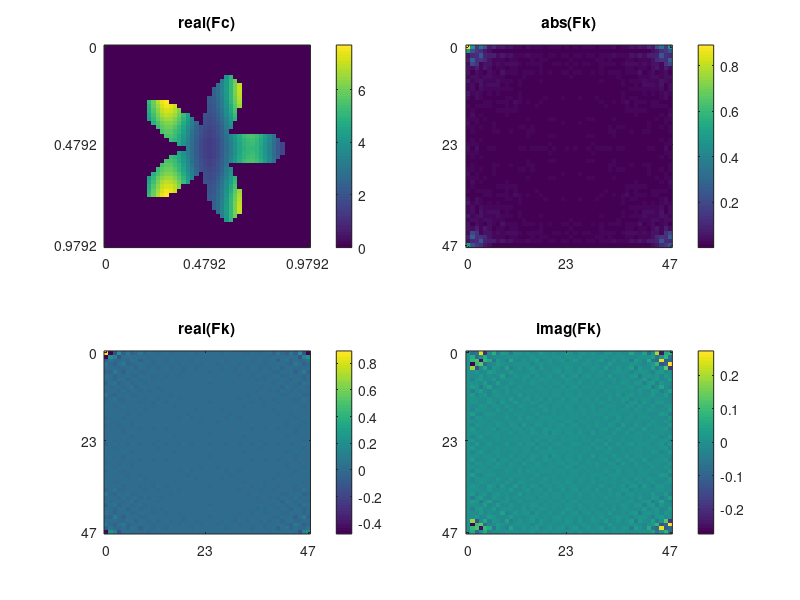

Here is the MATLAB script that generated this plot:
% test 2d-fourier transform on realistic image ; 

ng = 48; cmax = 1;
xg = linspace(0,cmax,ng+1); xg = xg(1:end-1); dx = mean(diff(xg));
kg = (0:ng-1)/cmax; dk = mean(diff(kg));
[Xc,Yc] = meshgrid(xg,xg);
Rc = sqrt((Xc-cmax/2).^2 + (Yc-cmax/2).^2); Wc = atan2(Yc-cmax/2,Xc-cmax/2);
sx=0.1;mx=0.3;sy=0.2;my=0.2;tmp_a = 1/(2*pi*cmax*sx*cmax*sy)*exp(-(Xc - cmax*mx).^2/2/(cmax*sx).^2).*exp(-(Yc - cmax*my).^2/2/(cmax*sy).^2);
sx=0.1;mx=0.7;sy=0.2;my=0.2;tmp_b = 1/(2*pi*cmax*sx*cmax*sy)*exp(-(Xc - cmax*mx).^2/2/(cmax*sx).^2).*exp(-(Yc - cmax*my).^2/2/(cmax*sy).^2);
sx=0.1;mx=0.7;sy=0.2;my=0.8;tmp_c = 1/(2*pi*cmax*sx*cmax*sy)*exp(-(Xc - cmax*mx).^2/2/(cmax*sx).^2).*exp(-(Yc - cmax*my).^2/2/(cmax*sy).^2);
sx=0.1;mx=0.3;sy=0.2;my=0.8;tmp_d = 1/(2*pi*cmax*sx*cmax*sy)*exp(-(Xc - cmax*mx).^2/2/(cmax*sx).^2).*exp(-(Yc - cmax*my).^2/2/(cmax*sy).^2);
%tmp_crop = (Xc<0.75*cmax & Xc>0.25*cmax).*(Yc<0.75*cmax & Yc>0.25*cmax);
tmp_crop = Rc<0.25*(1 + 0.5*cos(5*Wc));
Fc = tmp_crop.*(tmp_a+tmp_b+tmp_c+tmp_d);
Lc = sum(abs(Fc(:)).^2)*dx*dx;
Fk = fft2(Fc) * dx*dx;
Lk = sum(abs(Fk(:)).^2)*dk*dk;
disp(sprintf(' %% Lc %f Lk %f',Lc,Lk));
subplot(2,2,1);imagesc(real(Fc));title('real(Fc)'); colorbar; 
set(gca,'XTick',[1,ng/2,ng],'XTickLabel',[xg(1),xg(end/2),xg(end)]);set(gca,'YTick',[1,ng/2,ng],'YTickLabel',[xg(1),xg(end/2),xg(end)]);
%subplot(2,2,2);imagesc(imag(Fc));title('imag(Fc)'); colorbar;
%set(gca,'XTick',[1,ng/2,ng],'XTickLabel',[xg(1),xg(end/2),xg(end)]);set(gca,'YTick',[1,ng/2,ng],'YTickLabel',[xg(1),xg(end/2),xg(end)]);
subplot(2,2,2);imagesc(abs(Fk));title('abs(Fk)'); colorbar;
set(gca,'XTick',[1,ng/2,ng],'XTickLabel',[kg(1),kg(end/2),kg(end)]);set(gca,'YTick',[1,ng/2,ng],'YTickLabel',[kg(1),kg(end/2),kg(end)]);
subplot(2,2,3);imagesc(real(Fk));title('real(Fk)'); colorbar;
set(gca,'XTick',[1,ng/2,ng],'XTickLabel',[kg(1),kg(end/2),kg(end)]);set(gca,'YTick',[1,ng/2,ng],'YTickLabel',[kg(1),kg(end/2),kg(end)]);
subplot(2,2,4);imagesc(imag(Fk));title('imag(Fk)'); colorbar;
set(gca,'XTick',[1,ng/2,ng],'XTickLabel',[kg(1),kg(end/2),kg(end)]);set(gca,'YTick',[1,ng/2,ng],'YTickLabel',[kg(1),kg(end/2),kg(end)]);
